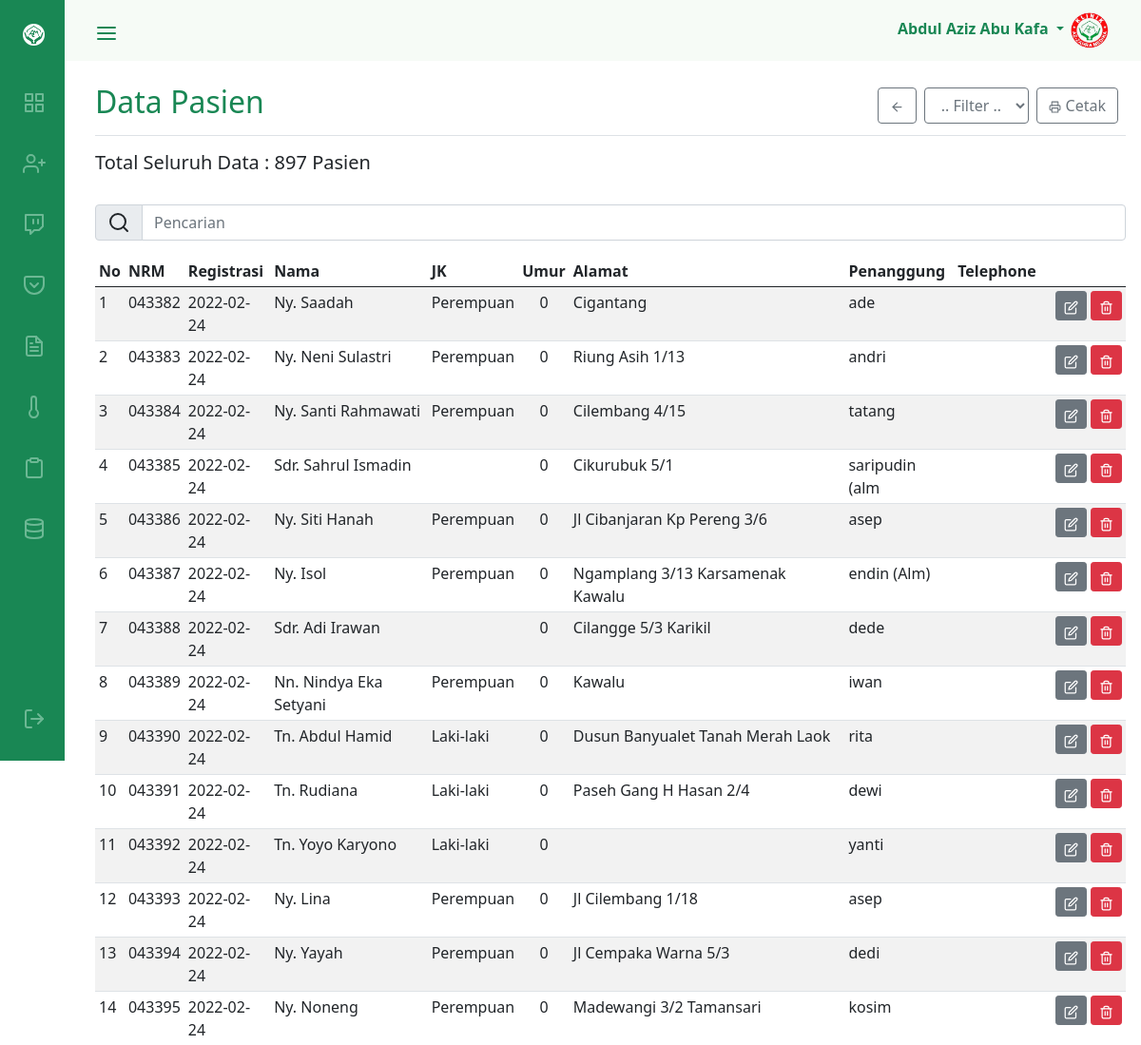
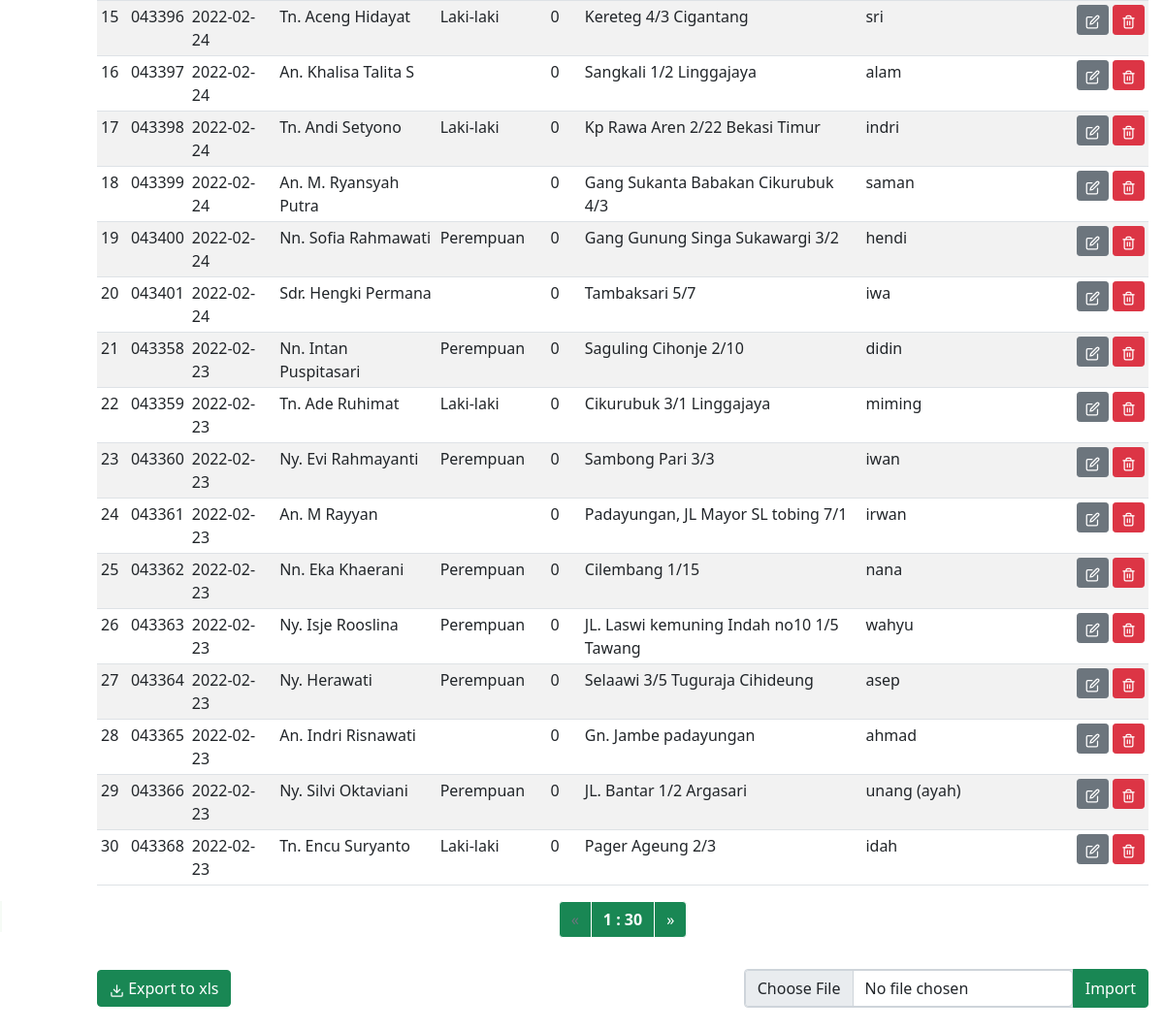
Page /admin/pasien_view.php (signed in) on the committed database (2 pictures, top to bottom).
### tables this page shows
CREATE TABLE `user` (
  `id` int(11) NOT NULL,
  `nama` text NOT NULL,
  `bagian` text NOT NULL,
  `uname` text NOT NULL,
  `pass` text NOT NULL,
  `akses` text NOT NULL,
  `ket` text NOT NULL,
  `poli` varchar(50) NOT NULL
);

CREATE TABLE `pasien` (
  `id` varchar(10) NOT NULL,
  `tgl_reg` varchar(10) DEFAULT NULL,
  `noid` varchar(100) DEFAULT NULL,
  `nama` varchar(100) DEFAULT NULL,
  `tgl_lahir` varchar(100) DEFAULT NULL,
  `jk` varchar(100) DEFAULT NULL,
  `alamat` varchar(100) DEFAULT NULL,
  `kel` varchar(50) NOT NULL,
  `kec` varchar(50) NOT NULL,
  `kota` varchar(50) NOT NULL,
  `status` varchar(100) DEFAULT NULL,
  `pj` varchar(100) DEFAULT NULL,
  `nama_pj` varchar(100) DEFAULT NULL,
  `telepon` varchar(100) DEFAULT NULL,
  `note` varchar(100) DEFAULT NULL,
  `user` varchar(100) DEFAULT NULL
);

### admin/functions.php (called while the page is built, shortened)
<?php
require 'config.php';
function myquery($query){
    global $conn;
    $result = mysqli_query($conn, $query);
    $rows = [];
    while($row = mysqli_fetch_assoc($result)) {
        $rows[] = $row;
    }
    return $rows;
}
function myNumRow($query){
    global $conn;
    $myQue = mysqli_query($conn, $query);
    $numRow = mysqli_num_rows($myQue);
    return $numRow;
}
$uname=$_SESSION['uname'];
$user = myquery("select * from user where uname='$uname'");
$u = $user[0];
function pagination($data, $query){
    $jumlahData = count(myquery($query));
    $jumlahHal = ceil($jumlahData / $data);
    $halAktif = ( isset($_GET['page']) ) ? $_GET['page'] : 1 ;
    $awalData = ( $data * $halAktif ) - $data;
    $pagi = [ $data, $jumlahHal, $jumlahHal, $halAktif, $awalData, $jumlahData ] ;
    return $pagi;
}
?>

### admin/pasien_view.php (the view, shortened to what this page needs)
<?php
include 'sidebar.php';
$n = date('Y-m-d');
?>
<main>
  <div class="d-flex justify-content-between flex-wrap flex-md-nowrap align-items-center pt-3 pb-2 mb-3 border-bottom">
    <h1 class="h2"><a href="pasien_view.php" style="color:#198754">Data Pasien</a></h1>
    <div class="btn-toolbar mb-2 mb-md-0">
      <div class="btn-group me-2">
        <a href="pasien_old.php"><button type="button" class="btn btn-outline-secondary">
          <span data-feather="arrow-left"  class="feather-15"></span>
        </button></a>
      </div>
      <div class="btn-group me-2">
        <form action="" method="get">
          <select type="submit" name="tgl_awal" class="btn btn-outline-secondary" onchange="this.form.submit()">
            <option value="">.. Filter ..</option>
          </select>
        </form>
      </div>
      <?php
      $query = "SELECT * FROM pasien ";
      $jumPas = "Total Seluruh Data : " . myNumRow($query);
      if(isset($_GET['tgl_awal'])){
        $a = $_GET['tgl_awal'];
        if($a <> ""){
          $query .= "WHERE tgl_reg BETWEEN '$a' AND '$n' ORDER BY tgl_reg DESC";
          $date = date_create($a);
          $link = "pasien_lrekap.php?tgl_awal=". $a ."&tgl_ahir=". $n;
          $tanggal = date_format($date, 'j M Y') . " - " . date('j M Y');
          $jumPas = "Terdapat " . myNumRow($query);
    }else{
          $link = "pasien_lrekap.php";
          $tanggal = date('j M Y');
        }
      }else{
        $link = "pasien_lrekap.php";
        $pagi = pagination(30, $query);
        $query .= "ORDER BY tgl_reg DESC limit $pagi[4], $pagi[0]";
      }
      ?>
      <div class="btn-group me-2">
        <a href="<?= $link ?>" target="_blank"><button type="button" class="btn btn-outline-secondary">
          <span data-feather="printer"  class="feather-13"></span>
          Cetak
        </button></a>
      </div>
    </div>
  </div>
  <h5><?= $jumPas; ?> Pasien</h5>
  <br>
  <form action="" method="post">
      <div class="input-group col-12 col-lg-4 mb-3">
        <span class="input-group-text"><span data-feather="search"></span></span>
        <input type="text" class="form-control" name="cari" id="cari" placeholder="Pencarian" autocomplete="off" onchange>
      </div>
  </form>
  <div class="table-responsive" id="data_table">
    <table class="table table-striped table-sm">
      <thead>
        <tr>
          <th scope="col">No</th>
          <th scope="col">NRM</th>
          <th class="col-1">Registrasi</th>
          <th scope="col">Nama</th>
          <th scope="col">JK</th>
          <th scope="col">Umur</th>
          <th scope="col">Alamat</th>
          <th scope="col">Penanggung</th>
          <th scope="col">Telephone</th>
          <th class="col-1"></th>
        </tr>
      </thead>
      <tbody>
        <tr>
          <?php
          $no=1;
          $pasien = myquery($query);
          foreach( $pasien as $pas ) :
          $id = $pas['id'];
          ?>
          <td><?= $no; ?></td>
          <td><?= $id; ?></td>
          <td><?= $pas['tgl_reg']; ?></td>
          <td><?= $pas['nama']; ?></td>
          <td><?= $pas['jk']; ?></td>
          <td align="center"><?php
          $lahir = date_format(date_create($pas['tgl_lahir']), 'Y');
          $umur = date('Y') - $lahir;
          echo $umur;
          ?></td>
          <td><?= $pas['alamat']; ?></td>
          <td><?= $pas['nama_pj']; ?></td>
          <td><?= $pas['telepon']; ?></td>
          <td align="right">
            <?php if($u['bagian']=="RM" || $u['akses']=="Superuser"){ ?>
            <a class="btn btn-sm btn-secondary"><span data-feather="edit"  class="feather-15" data-bs-toggle="modal" data-bs-target="#edit<?= $id; ?>"></span></a>
            <a onclick="if(confirm('Hapus Data dengan No. RM : <?= $id; ?> ??')){ location.href='functions.php?del_pasien=<?= $id; ?>' }" class="btn btn-sm btn-danger"><span data-feather="trash-2"  class="feather-15"></span></a>
            <?php } ?>
          </td>
        </tr>
        <?php
        $no++;
        endforeach; ?>
      </tbody>
    </table>
  </div>
  <?php
  if(!isset($_POST['cari']) && !isset($_GET['tgl_awal'])){
  ?>
  <ul id="pagination" class="pagination d-flex justify-content-center flex-wrap flex-md-nowrap align-items-center">
      <li class="page-item active<?php if($pagi[3]==1){ echo " disabled"; } ?>">
          <a class="page-link" style="background-color: #198754; border-color: #fff" href="?page=<?= $pagi[3] - 1; ?>" aria-label="Previous">
          <span aria-hidden="true">«</span>
          </a>
      </li>
      <li class="page-item active">
          <b class="page-link" style="background-color: #198754; border-color: #fff">
          <?= $pagi[3]; ?> : <?= $pagi[2]; ?>
          </b>
      </li>
      <li class="page-item active<?php if($pagi[3]==$pagi[2]){ echo " disabled"; } ?>">
          <a class="page-link" style="background-color: #198754; border-color: #fff" href="?page=<?= $pagi[3] + 1; ?>" aria-label="Next">
          <span aria-hidden="true">»</span>
          </a>
      </li>
  </ul>
  <div id="exceload" class="d-flex justify-content-between flex-wrap flex-md-nowrap align-items-center pt-3 pb-2 mb-3">
    <a href="functions_exceload.php?export=pasien" class="btn btn-success"><span data-feather="download"  class="feather-15"></span> Export to xls</a>
    <div class="btn-toolbar mb-2 mb-md-0">
      <form method="post" enctype="multipart/form-data" action="functions_exceload.php?import=pasien">
        <div class="input-group">
          <div class="input-group-text p-0">
          <input type="file" name="import_pasien" class="form-control col-md-3 d-flex" required>
          </div>
          <input name="import" type="submit" class="btn btn-success" value="Import">
        </div>
      </form>
    </div>
  </div>
  <?php
  }
  ?>
</main>

### admin/sidebar.php (shortened to what this page needs)
<!DOCTYPE html>
<html lang="en">
<?php
include 'config.php';
include 'functions.php';
?>
<head>
    <link rel="stylesheet" href="../assets/css/styles.css">
    <link href="../assets/css/bootstrap.min.css" rel="stylesheet">
    <link href="../assets/css/bootstrap-datepicker3.min.css" rel="stylesheet">
</head>
<body id="body-pd">
    <header class="header" id="header">
        <div class="header__toggle">
            <i id="header-toggle"><span data-feather="menu"></span></i>
        </div>
        <div>
            <a class="dropdown-toggle" href="#" id="navbarDropdown" role="button" data-bs-toggle="dropdown">
                <b><?= $u['nama']; ?></b>
            </a>
            <img src="../img/logo.png" width="45px" height="40px" alt="">
        </div>
    </header>
    <br/><br/><br/>
    <div class="l-navbar" id="nav-bar">
        <nav class="nav">
            <div>
                <a href="#" class="nav__logo">
                <img src="../img/logo_white.png" alt="" height="23" width="23">
                </a>
                <div class="nav__list">
                    <a href="dashboard.php" class="nav__link <?php if($_SERVER['REQUEST_URI'] == '/azm/admin/dashboard.php'){ echo 'active'; } ?>">
                        <span data-feather="grid"></span>
                    </a>
                    <a href="pasien.php" class="nav__link <?php if($_SERVER['REQUEST_URI'] == '/azm/admin/pasien.php'){ echo 'active'; } ?>">
                        <span data-feather="user-plus"></span>
                    </a>
                    <a href="anamnesa.php" class="nav__link <?php if($_SERVER['REQUEST_URI'] == '/azm/admin/anamnesa.php'){ echo 'active'; } ?>">
                        <span data-feather="twitch"></span>
                    </a>
                    <a href="dokter.php" class="nav__link <?php if($_SERVER['REQUEST_URI'] == '/azm/admin/dokter.php'){ echo 'active'; } ?>">
                        <span data-feather="pocket"></span>
                    </a>
                    <a href="admin.php" class="nav__link <?php if($_SERVER['REQUEST_URI'] == '/azm/admin/admin.php'){ echo 'active'; } ?>">
                        <span data-feather="file-text"></span>
                    </a>
                    <a href="farmasi.php" class="nav__link <?php if($_SERVER['REQUEST_URI'] == '/azm/admin/farmasi.php'){ echo 'active'; } ?>">
                        <span data-feather="thermometer"></span>
                    </a>
                    <a href="rekam.php" class="nav__link <?php if($_SERVER['REQUEST_URI'] == '/azm/admin/rekam.php'){ echo 'active'; } ?>">
                        <span data-feather="clipboard"></span>
                    </a>
                    <a href="data.php" class="nav__link <?php if($_SERVER['REQUEST_URI'] == '/azm/admin/data.php'){ echo 'active'; } ?>">
                        <span data-feather="database"></span>
                    </a>
                </div>
            </div>
            <a href="logout.php" class="nav__link">
                <span data-feather="log-out"></span>
            </a>
        </nav>
    </div>
</body>
</html>

### assets/css/styles.css (style rules this page uses)
:root { --header-height: 3rem; --nav-width: 68px; --first-color: #198754; --first-color-light: #6cb894; --white-color: #f6fbf6; --body-font: 'Nunito', sans-serif; --normal-font-size: 1rem; --z-fixed: 100; }
*,::before,::after { box-sizing: border-box; }
body { position: relative; margin: var(--header-height) 0 0 0; padding: 0 1rem; font-family: var(--body-font); font-size: var(--normal-font-size); transition: .5s; }
a { text-decoration: none; }
.header { width: 100%; height: var(--header-height); position: fixed; top: 0; left: 0; display: flex; align-items: center; justify-content: space-between; padding: 0 1rem; background-color: var(--white-color); z-index: var(--z-fixed); transition: .5s; }
.header__toggle { color: var(--first-color); font-size: 1.5rem; cursor: pointer; align-items: center; }
.l-navbar { position: fixed; top: 0; left: -30%; width: var(--nav-width); height: 100vh; background-color: var(--first-color); padding: .5rem 1rem 0 0; transition: .5s; z-index: var(--z-fixed); }
.nav { height: 100%; display: flex; flex-direction: column; justify-content: space-between; overflow: hidden; }
.nav__logo, .nav__link { display: grid; grid-template-columns: max-content max-content; align-items: center; column-gap: 1rem; padding: .5rem 0 .5rem 1.5rem; }
.nav__logo { margin-bottom: 2rem; }
.nav__link { position: relative; color: var(--first-color-light); margin-bottom: 1.5rem; transition: .3s; }
.active { color: var(--white-color); }
.active::before { content: ''; position: absolute; left: 0; width: 2px; height: 32px; background-color: var(--white-color); }
@media screen and (min-width: 768px) { body { margin: calc(var(--header-height) + 1rem) 0 0 0; padding-left: calc(var(--nav-width) + 2rem); } }
@media screen and (min-width: 768px) { .header { height: calc(var(--header-height) + 1rem); padding: 0 2rem 0 calc(var(--nav-width) + 2rem); } }
@media screen and (min-width: 768px) { .l-navbar { left: 0; padding: 1rem 1rem 0 0; } }

### admin/sidebar.php (style rules this page uses)
a:link { text-decoration: none; }
#navbarDropdown { color: #198754; text-decoration: none; }
.feather-15 { width: 15px; height: 15px; }
.feather-13 { width: 13px; height: 13px; }

### rows in the picture
user: nama "Abdul Aziz Abu Kafa"
pasien: id "043382", tgl_reg "2022-02-24", nama "Ny. Saadah", jk "Perempuan", alamat "Cigantang", nama_pj "ade"
pasien: id "043383", tgl_reg "2022-02-24", nama "Ny. Neni Sulastri", jk "Perempuan", alamat "Riung Asih 1/13", nama_pj "andri"
pasien: id "043384", tgl_reg "2022-02-24", nama "Ny. Santi Rahmawati", jk "Perempuan", alamat "Cilembang 4/15", nama_pj "tatang"
pasien: id "043385", tgl_reg "2022-02-24", nama "Sdr. Sahrul Ismadin", alamat "Cikurubuk 5/1", nama_pj "saripudin (alm"
pasien: id "043386", tgl_reg "2022-02-24", nama "Ny. Siti Hanah", jk "Perempuan", alamat "Jl Cibanjaran Kp Pereng 3/6", nama_pj "asep"
pasien: id "043387", tgl_reg "2022-02-24", nama "Ny. Isol", jk "Perempuan", alamat "Ngamplang 3/13 Karsamenak Kawalu", nama_pj "endin (Alm)"
pasien: id "043388", tgl_reg "2022-02-24", nama "Sdr. Adi Irawan", alamat "Cilangge 5/3 Karikil", nama_pj "dede"
pasien: id "043389", tgl_reg "2022-02-24", nama "Nn. Nindya Eka Setyani", jk "Perempuan", alamat "Kawalu", nama_pj "iwan"
pasien: id "043390", tgl_reg "2022-02-24", nama "Tn. Abdul Hamid", jk "Laki-laki", alamat "Dusun Banyualet Tanah Merah Laok", nama_pj "rita"
pasien: id "043391", tgl_reg "2022-02-24", nama "Tn. Rudiana", jk "Laki-laki", alamat "Paseh Gang H Hasan 2/4", nama_pj "dewi"
pasien: id "043392", tgl_reg "2022-02-24", nama "Tn. Yoyo Karyono", jk "Laki-laki", nama_pj "yanti"
pasien: id "043393", tgl_reg "2022-02-24", nama "Ny. Lina", jk "Perempuan", alamat "Jl Cilembang 1/18", nama_pj "asep"
pasien: id "043394", tgl_reg "2022-02-24", nama "Ny. Yayah", jk "Perempuan", alamat "Jl Cempaka Warna 5/3", nama_pj "dedi"
pasien: id "043395", tgl_reg "2022-02-24", nama "Ny. Noneng", jk "Perempuan", alamat "Madewangi 3/2 Tamansari", nama_pj "kosim"
pasien: id "043396", tgl_reg "2022-02-24", nama "Tn. Aceng Hidayat", jk "Laki-laki", alamat "Kereteg 4/3 Cigantang", nama_pj "sri"
pasien: id "043397", tgl_reg "2022-02-24", nama "An. Khalisa Talita S", alamat "Sangkali 1/2 Linggajaya", nama_pj "alam"
pasien: id "043398", tgl_reg "2022-02-24", nama "Tn. Andi Setyono", jk "Laki-laki", alamat "Kp Rawa Aren 2/22 Bekasi Timur", nama_pj "indri"
pasien: id "043399", tgl_reg "2022-02-24", nama "An. M. Ryansyah Putra", alamat "Gang Sukanta Babakan Cikurubuk 4/3", nama_pj "saman"
pasien: id "043400", tgl_reg "2022-02-24", nama "Nn. Sofia Rahmawati", jk "Perempuan", alamat "Gang Gunung Singa Sukawargi 3/2", nama_pj "hendi"
pasien: id "043401", tgl_reg "2022-02-24", nama "Sdr. Hengki Permana", alamat "Tambaksari 5/7", nama_pj "iwa"
pasien: id "043358", tgl_reg "2022-02-23", nama "Nn. Intan Puspitasari", jk "Perempuan", alamat "Saguling Cihonje 2/10", nama_pj "didin"
pasien: id "043359", tgl_reg "2022-02-23", nama "Tn. Ade Ruhimat", jk "Laki-laki", alamat "Cikurubuk 3/1 Linggajaya", nama_pj "miming"
pasien: id "043360", tgl_reg "2022-02-23", nama "Ny. Evi Rahmayanti", jk "Perempuan", alamat "Sambong Pari 3/3", nama_pj "iwan"
pasien: id "043361", tgl_reg "2022-02-23", nama "An. M Rayyan", alamat "Padayungan, JL Mayor SL tobing 7/1", nama_pj "irwan"
pasien: id "043362", tgl_reg "2022-02-23", nama "Nn. Eka Khaerani", jk "Perempuan", alamat "Cilembang 1/15", nama_pj "nana"
pasien: id "043363", tgl_reg "2022-02-23", nama "Ny. Isje Rooslina", jk "Perempuan", alamat "JL. Laswi kemuning Indah no10 1/5 Tawang", nama_pj "wahyu"
pasien: id "043364", tgl_reg "2022-02-23", nama "Ny. Herawati", jk "Perempuan", alamat "Selaawi 3/5 Tuguraja Cihideung", nama_pj "asep"
pasien: id "043365", tgl_reg "2022-02-23", nama "An. Indri Risnawati", alamat "Gn. Jambe padayungan", nama_pj "ahmad"
pasien: id "043366", tgl_reg "2022-02-23", nama "Ny. Silvi Oktaviani", jk "Perempuan", alamat "JL. Bantar 1/2 Argasari", nama_pj "unang (ayah)"
pasien: id "043368", tgl_reg "2022-02-23", nama "Tn. Encu Suryanto", jk "Laki-laki", alamat "Pager Ageung 2/3", nama_pj "idah"

### other values in the picture
$jumPas "Total Seluruh Data : 897"
$pagi[3] "1"
$pagi[2] "30"
